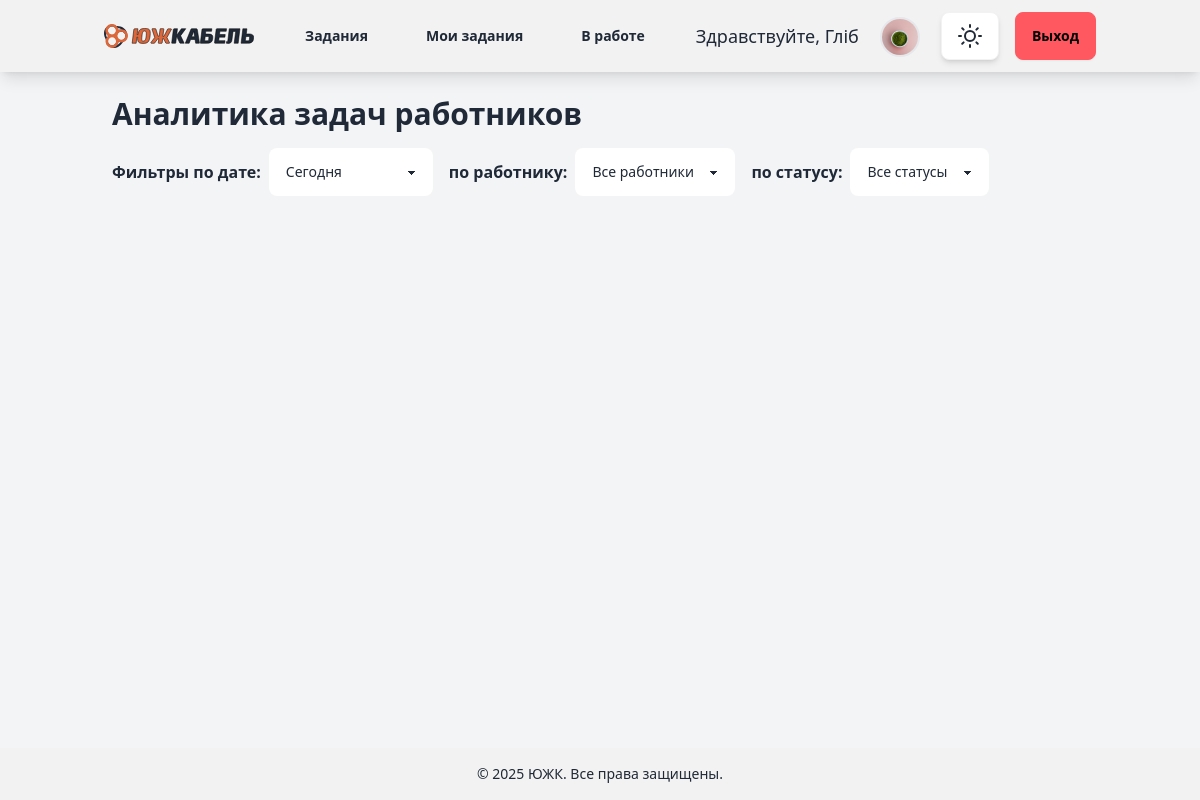
/ticket_list_for_boss (signed in), run on an earlier commit of the app's database.
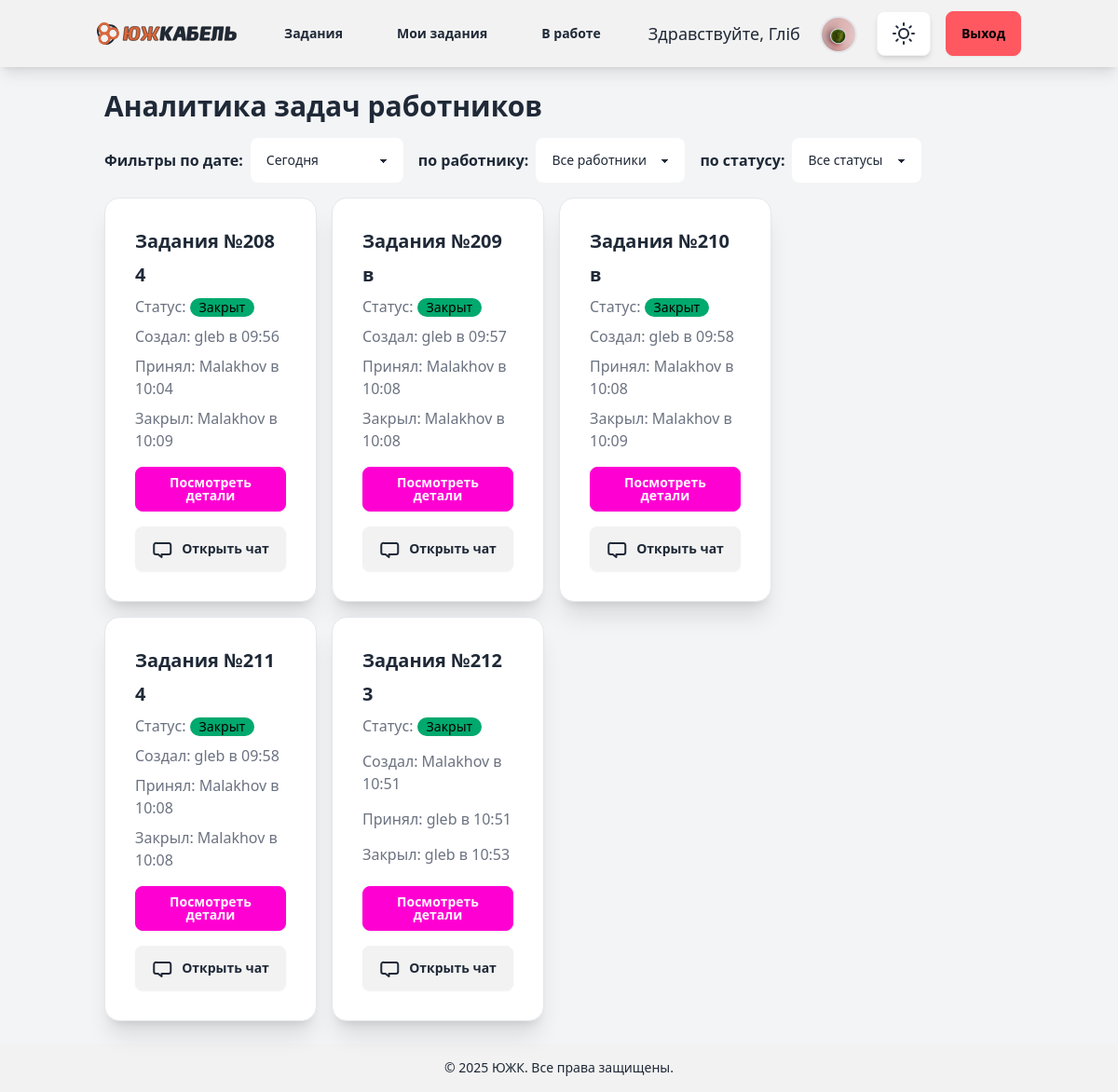
And on a later commit of the database.
### tickets/models.py (models this page shows, shortened)
class Ticket(models.Model):
    STATUS_CHOICES = [
        ('open', 'Open'),
        ('in_progress', 'In Progress'),
        ('closed', 'Closed'),
    ]
    title = models.CharField(max_length=200)
    description = models.TextField()
    status = models.CharField(max_length=20, choices=STATUS_CHOICES, default='open')
    created_by = models.ForeignKey(CustomUser, on_delete=models.CASCADE, related_name='tickets_created')
    accepted_by = models.ForeignKey(CustomUser, on_delete=models.CASCADE, related_name='tickets_accepted', null=True,
                                    blank=True)
    department = models.ForeignKey(Department, on_delete=models.CASCADE, related_name='tickets', null=True, blank=True)
    position = models.ForeignKey(Position, on_delete=models.CASCADE, related_name='tickets', null=True, blank=True)
    old_department = models.ForeignKey(Department, on_delete=models.SET_NULL, related_name='old_department', null=True, blank=True)
    old_position = models.ForeignKey(Position, on_delete=models.SET_NULL, related_name='old_position', null=True, blank=True)
    attachment = models.FileField(upload_to='tickets/', null=True, blank=True)
    created_at = models.DateTimeField(auto_now_add=True)
    accepted_at = models.DateTimeField(null=True, blank=True)
    closed_at = models.DateTimeField(null=True, blank=True)
    updated_at = models.DateTimeField(auto_now=True)
    completion_comment = models.TextField(null=True, blank=True)

### account/models.py (models this page shows)
class CustomUser(AbstractUser):
    department = models.ForeignKey(Department, on_delete=models.SET_NULL, null=True, blank=True)
    position = models.ForeignKey(Position, on_delete=models.SET_NULL, null=True, blank=True, related_name="users")

### tickets/views.py (the view)
# urls.py: path('ticket_list_for_boss', views.ticket_list_for_boss, name='ticket_list_for_boss'),
@login_required
def ticket_list_for_boss(request):
    user = request.user
    chat_id = None
    tickets = Ticket.objects.filter(
        Q(status="closed") | Q(status="in_progress"),
        department=user.department
    )
    users = CustomUser.objects.filter(department=user.department).exclude(id=user.department.boss.id)
    time_filter_user = request.GET.get('time_filter_user', 'today')  # Default to 'today'
    if time_filter_user == 'today':
        tickets = tickets.filter(created_at__date=timezone.now().date())
    elif time_filter_user == 'week':
        start_of_week = timezone.now() - timedelta(days=timezone.now().weekday())
        tickets = tickets.filter(created_at__gte=start_of_week)
    elif time_filter_user == 'month':
        tickets = tickets.filter(created_at__year=timezone.now().year,
                                 created_at__month=timezone.now().month)
    specific_user = request.GET.get('specific_user', '')
    if specific_user:
        try:
            specific_user = int(specific_user)  # Convert to an integer
            tickets = tickets.filter(accepted_by=specific_user)
        except ValueError:
            pass  # If conversion fails, do nothing (avoid crashing)
    specific_status = request.GET.get('specific_status', '')
    if specific_status:
        tickets = tickets.filter(status=specific_status)
    chat = Chat.objects.filter(
        Q(ticket__accepted_by=user) | Q(ticket__created_by=user), is_active=True
    ).first()
    chat_id = chat.ticket.id if chat else None
    return render(request, 'tickets/ticket_list_for_boss.html', {
        'tickets': tickets,
        'users': users,
        'chat_id': chat_id
    })

### templates/tickets/ticket_list_for_boss.html (shortened to what this page needs)
{% extends "blog/base.html" %}
{% block content1 %}
<div class="container mx-auto p-6">
    <h2 class="text-3xl font-bold mb-4">Аналитика задач работников</h2>
    <form method="get" class="mb-4">
        <div class="flex gap-4 items-center">
            <div class="flex gap-2 items-center">
                <label class="font-semibold">Фильтры по дате:</label>
                <select name="time_filter_user" class="select select-bordered" onchange="this.form.submit()">
                    <option value="today" {% if request.GET.time_filter_user == "today" %}selected{% endif %}>Сегодня</option>
                </select>
            </div>
            <div class="flex gap-2 items-center">
                <label class="font-semibold">по работнику:</label>
                <select name="specific_user" class="select select-bordered" onchange="this.form.submit()">
                    <option value=''>Все работники</option>
                </select>
            </div>
             <div class="flex gap-2 items-center">
                <label class="font-semibold">по статусу:</label>
                <select name="specific_status" class="select select-bordered" onchange="this.form.submit()">
                    <option value=''>Все статусы</option>
                </select>
            </div>
        </div>
    </form>
    <div id="ticket-container" class="transition-all duration-300 w-full lg:w-3/4 pr-4">
        <div class="grid grid-cols-1 md:grid-cols-2 lg:grid-cols-3 gap-4">
            {% for ticket in tickets %}
            <div class="card bg-base-100 shadow-xl border border-gray-200" data-ticket-id="{{ ticket.id }}">
                <div class="card-body">
                    <h2 class="card-title text-xl font-semibold">Задания №{{ ticket.id }}</h2>
                    <h3 class="card-title text-xl font-semibold">{{ ticket.title }}</h3>
                    <p class="text-gray-500">Статус:
                        <span class="badge
                            {% if ticket.status == 'open' %}badge-error
                            {% elif ticket.status == 'in_progress' %}badge-warning
                            {% else %}badge-success
                            {% endif %}">
                            {% if ticket.status == 'open' %}Открыт
                            {% elif ticket.status == 'in_progress' %}В процессе
                            {% else %}Закрыт
                            {% endif %}
                        </span>
                    </p>
                    <p class="text-gray-500">Создал:
                        {{ ticket.created_by.username }} в {{ ticket.created_at|date:"H:i" }}
                    </p>
                    <p class="text-gray-500">Принял:
                        {% if ticket.accepted_by %}
                            {{ ticket.accepted_by.username }} в {{ ticket.accepted_at|date:"H:i" }}
                        {% else %}
                            {{ ticket.accepted_by.username|default:"На данный момент не принята" }}
                        {% endif %}
                    </p>
                    <p class="text-gray-500">
                        {% if ticket.closed_at %}
                                Закрыл: {{ ticket.accepted_by.username }} в {{ ticket.closed_at|date:"H:i" }}
                        {% endif %}
                    </p>
                    <a href="{% url 'tickets:ticket_detail' ticket.id %}" class="btn btn-secondary mt-2">Посмотреть детали</a>
                    {% if ticket.chat.messages %}
                    <button class="btn btn-accent open-chat mt-2" data-ticket-id="{{ ticket.chat.id }}">
                        <span>Открыть чат</span>
                    </button>
                    {% endif %}
                </div>
            </div>
            {% endfor %}
        </div>
    </div>
</div>
{% endblock %}

What changed in the data, as far as the page shows it:
added Ticket: id "208", title "4", status "Закрыт", created_by.username "gleb", created_at "09:56", accepted_by.username "Malakhov", accepted_at "10:04", closed_at "10:09"
added Ticket: id "209", title "в", status "Закрыт", created_by.username "gleb", created_at "09:57", accepted_by.username "Malakhov", accepted_at "10:08", closed_at "10:08"
added Ticket: id "210", title "в", status "Закрыт", created_by.username "gleb", created_at "09:58", accepted_by.username "Malakhov", accepted_at "10:08", closed_at "10:09"
added Ticket: id "211", title "4", status "Закрыт", created_by.username "gleb", created_at "09:58", accepted_by.username "Malakhov", accepted_at "10:08", closed_at "10:08"
added Ticket: id "212", title "3", status "Закрыт", created_by.username "Malakhov", created_at "10:51", accepted_by.username "gleb", accepted_at "10:51", closed_at "10:53"
